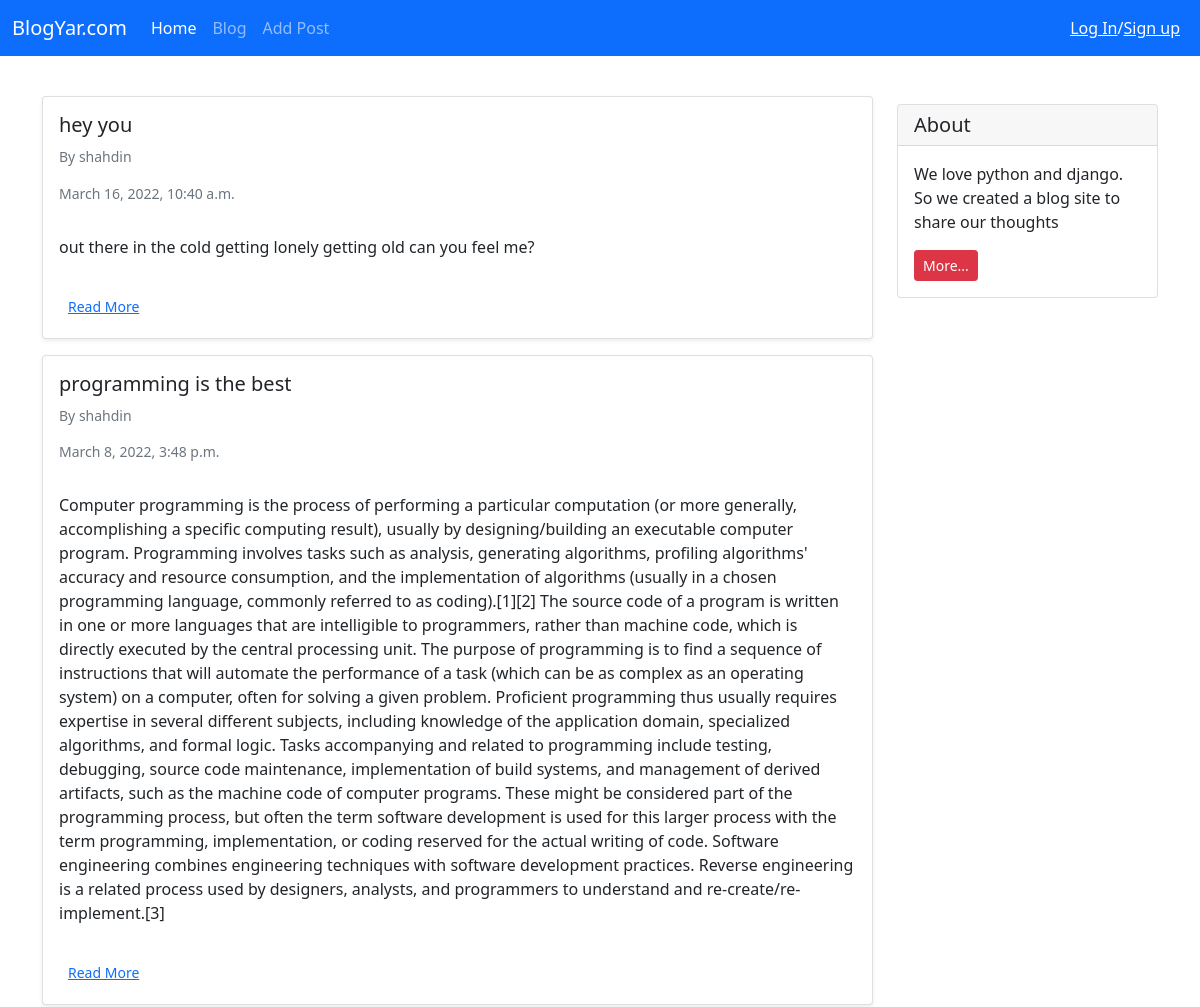
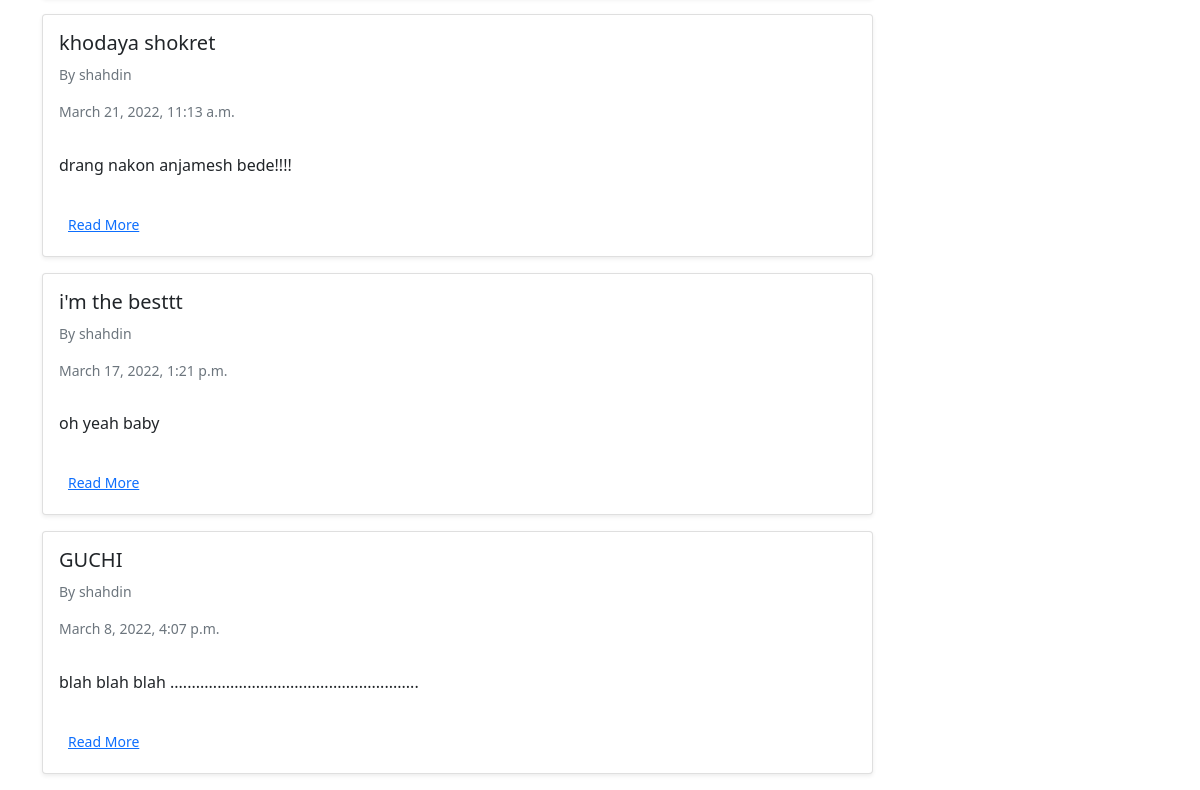
The page / on the database its author committed (2 pictures, top to bottom).
### Blog/models.py (models this page shows, shortened)
class Post(models.Model):
    STATUS_CHOICES = (
        ('pub', 'published'),
        ('drf', 'draft'),
    )
    title = models.CharField(max_length=100)
    text = models.TextField()
    author = models.ForeignKey(get_user_model(), on_delete=models.CASCADE)
    date_created = models.DateTimeField(auto_now_add=True)
    datetime_modified = models.DateTimeField(auto_now=True)
    status = models.CharField(choices=STATUS_CHOICES, max_length=10)

### Blog/views.py (the view)
# urls.py: path('', PostListView.as_view(), name='post_view_of_blog'),
class PostListView(generic.ListView):
    model = Post
    template_name = 'blog/post_list.html'
    context_object_name = 'post_list'
    def get_queryset(self):
        return Post.objects.filter(status='pub').order_by('-datetime_modified')

### Blog/templates/blog/post_list.html (shortened to what this page needs)
{% extends '_base.html' %}
{% block content %}
    <div class="container mt-4">
        <div class="row">
            <div class="col-9">
                {% for i in post_list %}
                <div class="card shadow-sm my-3">
                    <div class="card-body">
                        <h5 class="card-title">{{i.title}}</h5>
                        <h6 class="card-subtitle mb-2 text-muted small py-2">By {{i.author}}</h6>
                        <h6 class="card-subtitle mb-2 text-muted small py-2">{{i.date_created}}</h6>
                        <p class="card-text py-3">{{i.text}}</p>
                        <div class="btn btn-sm">
                            <a href="{% url "post_detail_view" i.id %}">Read More</a>
                        </div>
                    </div>
                </div>
                {% endfor %}
            </div>
            <div class="col-3">
                    <div class="card my-4">
                        <h5 class="card-header">About</h5>
                        <div class="card-body">
                            <p class="card-text">We love python and django. So we created a blog site to share our
                                thoughts</p>
                            <a href="#"
                               class="btn btn-sm btn-danger">
                                More...
                            </a>
                        </div>
                    </div>
            </div>
        </div>
    </div>
{% endblock content %}

### rows shown on the page
Post: title "hey you", author "shahdin", date_created "March 16, 2022, 10:40 a.m.", text "out there in the cold getting lonely getting old can you feel me?"
Post: title "programming is the best", author "shahdin", date_created "March 8, 2022, 3:48 p.m.", text "Computer programming is the process of performing a particular computation (or more generally, accomplishing a specific computing result), usually by designing/building an executable computer program. Programming involves tasks such as analysis, generating algorithms, profiling algorithms' accuracy and resource consumption, and the implementation of algorithms (usually in a chosen programming language, commonly referred to as coding).[1][2] The source code of a program is written in one or more languages that are intelligible to programmers, rather than machine code, which is directly executed by the central processing unit. The purpose of programming is to find a sequence of instructions…"
Post: title "khodaya shokret", author "shahdin", date_created "March 21, 2022, 11:13 a.m.", text "drang nakon anjamesh bede!!!!"
Post: title "i'm the besttt", author "shahdin", date_created "March 17, 2022, 1:21 p.m.", text "oh yeah baby"
Post: title "GUCHI", author "shahdin", date_created "March 8, 2022, 4:07 p.m.", text "blah blah blah .........................................................."
